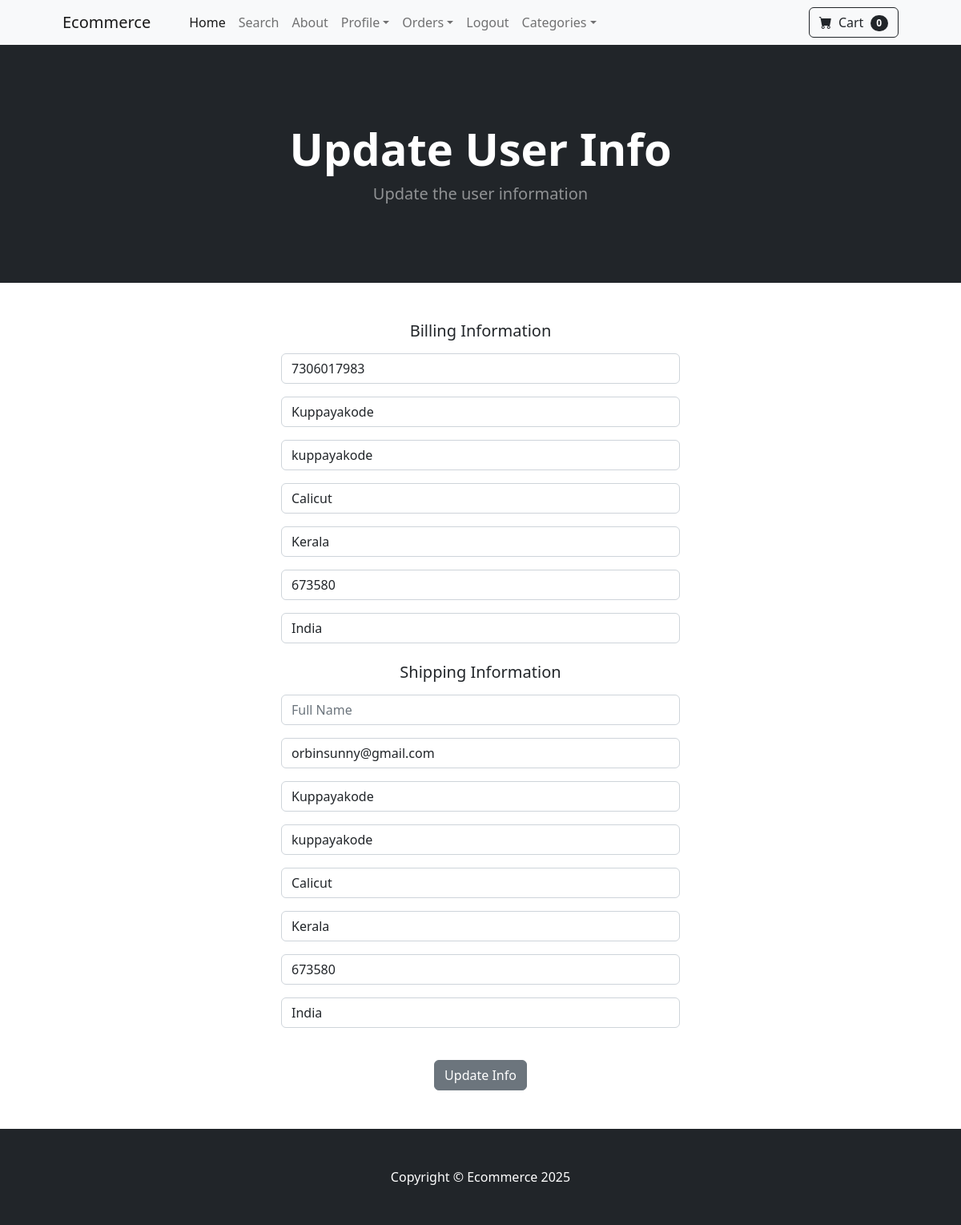
/update_info (signed in), run on the app's committed database.
### store/models.py (models this page shows, shortened)
class Profile(models.Model):
    user = models.OneToOneField(User, on_delete=models.CASCADE)
    date_modified = models.DateTimeField(User, auto_now=True)
    phone = models.CharField(max_length=20, blank=True)
    address1 = models.CharField(max_length=200, blank=True)
    address2 = models.CharField(max_length=200, blank=True)
    city = models.CharField(max_length=30, blank=True)
    state = models.CharField(max_length=30, blank=True)
    zipcode = models.CharField(max_length=20, blank=True)
    country = models.CharField(max_length=30, blank=True)
    old_cart = models.CharField(max_length=200, blank=True, null=True)

### payment/models.py (models this page shows, shortened)
class ShippingAddress(models.Model):
    user = models.ForeignKey(User, on_delete=models.CASCADE, null=True, blank=True)
    shipping_full_name = models.CharField(max_length=255)
    shipping_email = models.CharField(max_length=255)
    shipping_address1 = models.CharField(max_length=255)
    shipping_address2 = models.CharField(max_length=255)
    shipping_city = models.CharField(max_length=255)
    shipping_state = models.CharField(max_length=255, null=True, blank=True)
    shipping_zipcode = models.CharField(max_length=255, null=True, blank=True)
    shipping_country = models.CharField(max_length=255)
    class Meta:
        verbose_name_plural= "Shipping Address"

### store/views.py (the view)
# urls.py: path('update_info', views.update_info, name='update_info'),
def update_info(request):
    if request.user.is_authenticated:
        current_user, created = Profile.objects.get_or_create(user=request.user)
        shipping_user = ShippingAddress.objects.get(user__id=request.user.id)
        if created:
            messages.success(request, "A profile has been created for your account.")
        if request.method == 'POST':
            form = UserInfoForm(request.POST, instance=current_user)
            shipping_form = ShippingForm(request.POST or None, instance=shipping_user)
            if form.is_valid() or shipping_form.is_valid:
                form.save()
                shipping_form.save()
                messages.success(request, "Your info has been updated!")
                return redirect('home')
        else:
            form = UserInfoForm(instance=current_user)
            shipping_form = ShippingForm(instance=shipping_user)
        return render(request, "update_info.html", {'form': form, 'shipping_form': shipping_form})
    else:
        messages.error(request, 'Please log in first.')
        return redirect('home')

### store/forms.py
class UserInfoForm(forms.ModelForm):
	phone = forms.CharField(label='', widget=forms.TextInput(attrs={'class': 'form-control', 'placeholder': 'Phone'}), required=False)
	address1 = forms.CharField(label='', widget=forms.TextInput(attrs={'class': 'form-control', 'placeholder': 'Address1'}), required=False)
	address2 = forms.CharField(label='', widget=forms.TextInput(attrs={'class': 'form-control', 'placeholder': 'Address1'}), required=False)
	city = forms.CharField(label='', widget=forms.TextInput(attrs={'class': 'form-control', 'placeholder': 'City'}), required=False)
	state = forms.CharField(label='', widget=forms.TextInput(attrs={'class': 'form-control', 'placeholder': 'State'}), required=False)
	zipcode = forms.CharField(label='', widget=forms.TextInput(attrs={'class': 'form-control', 'placeholder': 'Zipcode'}), required=False)
	country = forms.CharField(label='', widget=forms.TextInput(attrs={'class': 'form-control', 'placeholder': 'Country'}), required=False)
	class Meta:
		model = Profile
		fields = ('phone', 'address1', 'address2', 'city', 'state', 'zipcode', 'country')

### cart/cart.py (called while the page is built)
    def __len__(self):
        if not self.cart:  # Check if cart is empty
            return 0
        return sum(self.cart.values())

### cart/context_processors.py (called while the page is built)
def cart(request):
    return {'cart': Cart(request)}

### store/templates/update_info.html (shortened to what this page needs)
{% extends 'base.html' %}
{% block content %}
<header class="bg-dark py-5">
    <div class="container px-4 px-lg-5 my-5">
        <div class="text-center text-white">
            <h1 class="display-4 fw-bolder">Update User Info</h1>
            <p class="lead fw-normal text-white-50 mb-0">Update the user information</p>
        </div>
    </div>
</header>
<section class="py-5">
    <div class="container px-4 px-lg-5">
        <div class="row gx-4 gx-lg-5 justify-content-center">
            <div class="col-lg-6">
                <form method="POST" class="text-center" action="{% url 'update_info' %}">
                    <h5 class="mb-3">Billing Information</h5>
                    {{ form.as_p }}
                    <h5 class="mt-4 mb-3">Shipping Information</h5>
                    {{ shipping_form.as_p }}
                    <button type="submit" class="btn btn-secondary mt-4">Update Info</button>
                </form>
            </div>
        </div>
    </div>
</section>
{% endblock %}

### data on the page
Profile: phone "7306017983", address1 "Kuppayakode", address2 "kuppayakode", city "Calicut", state "Kerala", zipcode "673580", country "India"
ShippingAddress: shipping_email "orbinsunny@gmail.com", shipping_address1 "Kuppayakode", shipping_address2 "kuppayakode", shipping_city "Calicut", shipping_state "Kerala", shipping_zipcode "673580", shipping_country "India"

### other printed values
{{ cart|length }} "0"
